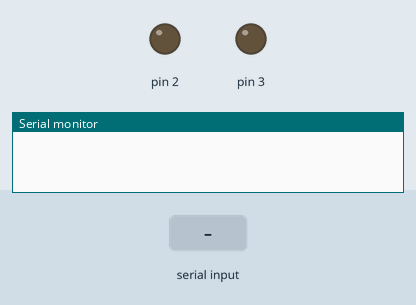
Bench run of a sketch on a simulated Arduino Uno, built with avr-gcc and run on an emulated ATmega328P. On the bench: output pins drawn as LEDs (lit = HIGH), the last lines printed to the serial monitor. Inputs (shaded band) come from the test bench.

Above: at 1.2 s.
1.3 s: "A" received over Serial
At 1.9 s:
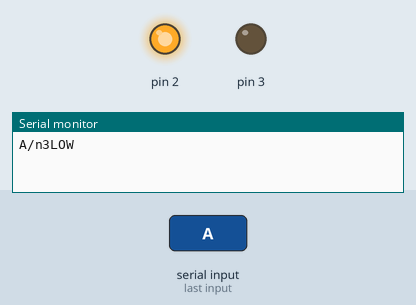
2.8 s: "a" received over Serial
At 4.2 s:
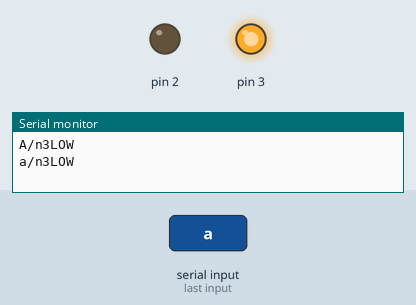
Timing chart, 0 to 5.8 s (numbered marks = the images above; inputs shaded):
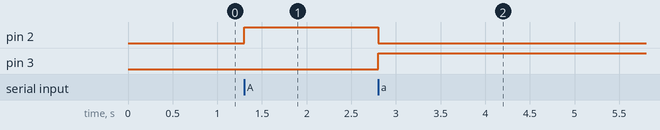

The sketch:

bluetooth_relay.ino
```cpp
char Incoming_value = 'a';
void setup() {
  // put your setup code here, to run once:
Serial.begin(9600);
//Pin 2 and 3 are just a test
pinMode(3,OUTPUT);
pinMode(2,OUTPUT);
}

void loop() {
  // put your main code here, to run repeatedly:
  if (Serial.available() > 0)
    {
      Incoming_value = Serial.read();
      Serial.print(Incoming_value);
      Serial.print("/n");
      if (Incoming_value == 'A'){
        Serial.println("3LOW");
        digitalWrite(2,HIGH);
        digitalWrite(3,LOW);
      }
      else if(Incoming_value == 'a'){
        Serial.println("3LOW");
        digitalWrite(3,HIGH);
        digitalWrite(2,LOW);
      }
    }
}
```

Measured:
- after the input at 1.3 s, pin 2: LOW → HIGH at once
- after the input at 2.8 s, pin 2: HIGH → LOW at once; pin 3: LOW → HIGH at once
